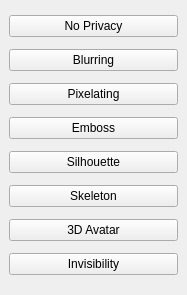
<?xml version="1.0" encoding="UTF-8"?>
<ui version="4.0">
 <class>ControlWindow</class>
 <widget class="QMainWindow" name="ControlWindow">
  <property name="geometry">
   <rect>
    <x>0</x>
    <y>0</y>
    <width>187</width>
    <height>295</height>
   </rect>
  </property>
  <property name="windowTitle">
   <string>Privacy Controller</string>
  </property>
  <widget class="QWidget" name="centralwidget">
   <layout class="QVBoxLayout" name="verticalLayout">
    <item>
     <widget class="QPushButton" name="btnNoPrivacy">
      <property name="text">
       <string>No Privacy</string>
      </property>
     </widget>
    </item>
    <item>
     <widget class="QPushButton" name="btnBlurring">
      <property name="text">
       <string>Blurring</string>
      </property>
     </widget>
    </item>
    <item>
     <widget class="QPushButton" name="btnPixelating">
      <property name="text">
       <string>Pixelating</string>
      </property>
     </widget>
    </item>
    <item>
     <widget class="QPushButton" name="btnEmboss">
      <property name="text">
       <string>Emboss</string>
      </property>
     </widget>
    </item>
    <item>
     <widget class="QPushButton" name="btnSilhouette">
      <property name="text">
       <string>Silhouette</string>
      </property>
     </widget>
    </item>
    <item>
     <widget class="QPushButton" name="btnSkeleton">
      <property name="text">
       <string>Skeleton</string>
      </property>
     </widget>
    </item>
    <item>
     <widget class="QPushButton" name="btnAvatar">
      <property name="text">
       <string>3D Avatar</string>
      </property>
     </widget>
    </item>
    <item>
     <widget class="QPushButton" name="btnInvisibility">
      <property name="text">
       <string>Invisibility</string>
      </property>
     </widget>
    </item>
   </layout>
  </widget>
 </widget>
 <resources/>
 <connections/>
</ui>
